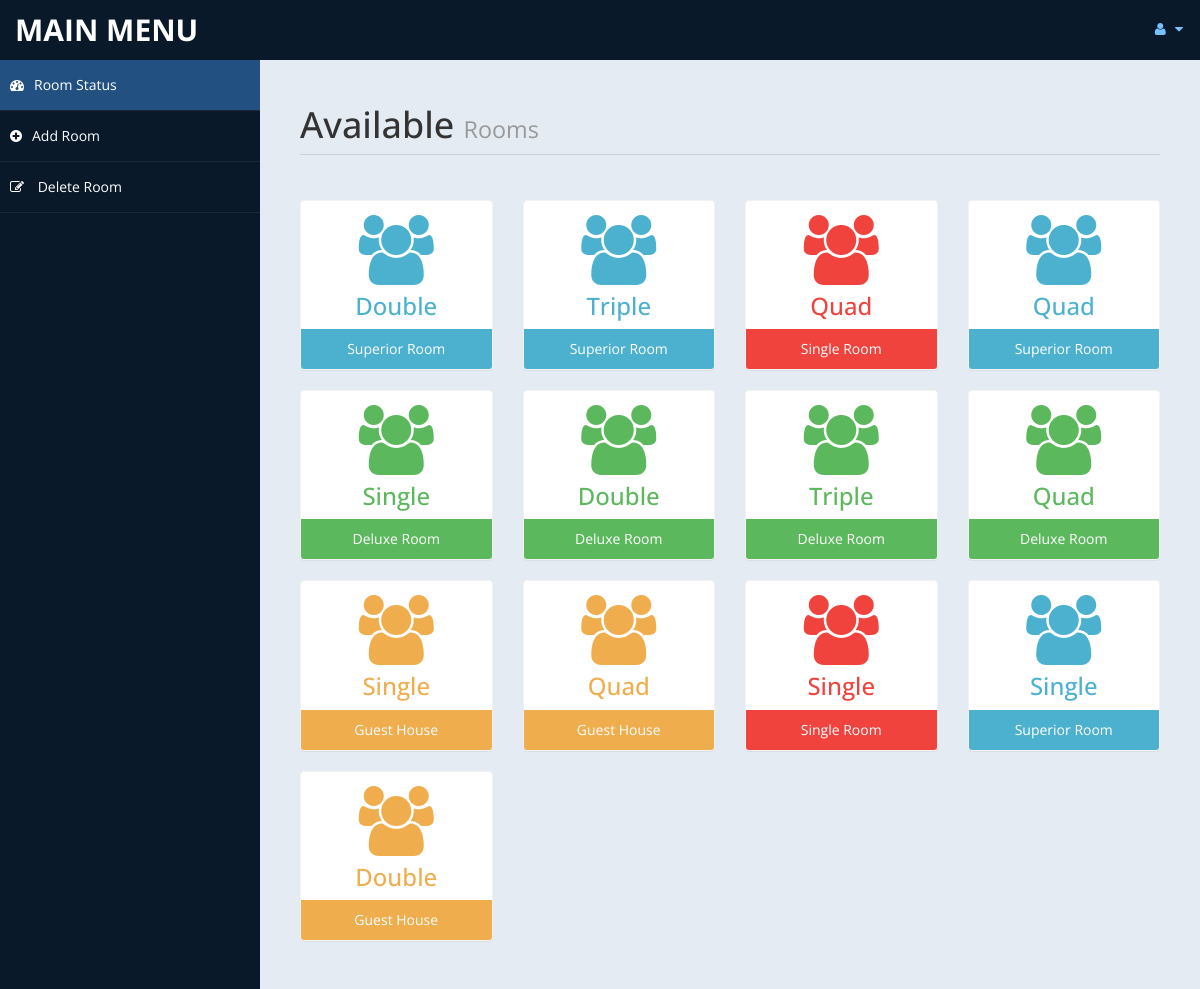
The app's page /admin/settings.php (signed in) with its own data.
### tables this page shows
CREATE TABLE `room` (
  `id` int(10) UNSIGNED NOT NULL,
  `type` varchar(15) DEFAULT NULL,
  `bedding` varchar(10) DEFAULT NULL,
  `place` varchar(10) DEFAULT NULL,
  `cusid` int(11) DEFAULT NULL
);

### admin/settings.php (the view, shortened to what this page needs)
<!DOCTYPE html>
<html xmlns="http://www.w3.org/1999/xhtml">
<head>
    <link href="assets/css/bootstrap.css" rel="stylesheet" />
    <link href="assets/css/font-awesome.css" rel="stylesheet" />
    <link href="assets/css/custom-styles.css" rel="stylesheet" />
</head>
<body>
    <div id="wrapper">
        <nav class="navbar navbar-default top-navbar" role="navigation">
            <div class="navbar-header">
                <a class="navbar-brand" href="home.php">MAIN MENU </a>
            </div>
            <ul class="nav navbar-top-links navbar-right">
                <li class="dropdown">
                    <a class="dropdown-toggle" data-toggle="dropdown" href="#" aria-expanded="false">
                        <i class="fa fa-user fa-fw"></i> <i class="fa fa-caret-down"></i>
                    </a>
                </li>
            </ul>
        </nav>
        <nav class="navbar-default navbar-side" role="navigation">
            <div class="sidebar-collapse">
                <ul class="nav" id="main-menu">
                    <li>
                        <a class="active-menu" href="settings.php"><i class="fa fa-dashboard"></i>Room Status</a>
                    </li>
					<li>
                        <a  href="room.php"><i class="fa fa-plus-circle"></i>Add Room</a>
                    </li>
                    <li>
                        <a   href="roomdel.php"><i class="fa fa-pencil-square-o"></i> Delete Room</a>
                    </li>
            </div>
        </nav>
        <div id="page-wrapper" >
            <div id="page-inner">
			 <div class="row">
                    <div class="col-md-12">
                        <h1 class="page-header">
                           Available <small> Rooms</small>
                        </h1>
                    </div>
                </div>
            <?php
						include ('db.php');
						$sql = "select * from room";
						$re = mysqli_query($con,$sql)
				?>
                <div class="row">
				<?php
										while($row= mysqli_fetch_array($re))
										{
												$id = $row['type'];
											if($id == "Superior Room")
											{
												echo"<div class='col-md-3 col-sm-12 col-xs-12'>
													<div class='panel panel-primary text-center no-boder bg-color-blue'>
														<div class='panel-body'>
															<i class='fa fa-users fa-5x'></i>
															<h3>".$row['bedding']."</h3>
														</div>
														<div class='panel-footer back-footer-blue'>
															".$row['type']."
														</div>
													</div>
												</div>";
											}
											else if ($id == "Deluxe Room")
											{
												echo"<div class='col-md-3 col-sm-12 col-xs-12'>
													<div class='panel panel-primary text-center no-boder bg-color-green'>
														<div class='panel-body'>
															<i class='fa fa-users fa-5x'></i>
															<h3>".$row['bedding']."</h3>
														</div>
														<div class='panel-footer back-footer-green'>
															".$row['type']."
														</div>
													</div>
												</div>";
											}
											else if($id =="Guest House")
											{
												echo"<div class='col-md-3 col-sm-12 col-xs-12'>
													<div class='panel panel-primary text-center no-boder bg-color-brown'>
														<div class='panel-body'>
															<i class='fa fa-users fa-5x'></i>
															<h3>".$row['bedding']."</h3>
														</div>
														<div class='panel-footer back-footer-brown'>
															".$row['type']."
														</div>
													</div>
												</div>";
											}
											else if($id =="Single Room")
											{
												echo"<div class='col-md-3 col-sm-12 col-xs-12'>
													<div class='panel panel-primary text-center no-boder bg-color-red'>
														<div class='panel-body'>
															<i class='fa fa-users fa-5x'></i>
															<h3>".$row['bedding']."</h3>
														</div>
														<div class='panel-footer back-footer-red'>
															".$row['type']."
														</div>
													</div>
												</div>";
											}
										}
									?>
                </div>
            </div>
        </div>
</body>
</html>

### admin/assets/css/custom-styles.css (style rules this page uses)
body { font-family: 'Open Sans', sans-serif; }
#wrapper { width: 100%; background:#09192A; }
#page-wrapper { padding: 15px 15px; min-height: 600px; background:#E5EBF2; }
#page-inner { width:100%; margin:10px 20px 10px 0px; background-color:transparent; padding:10px; min-height:1200px; }
.text-center { text-align:center; }
.no-boder { border:1px solid #f3f3f3; }
h1, .h1, h2, .h2, h3, .h3 { margin-top: 7px; margin-bottom: -5px; }
.page-header { padding-bottom: 9px; margin: 10px 0 45px; border-bottom: 1px solid #C7D1DD; }
.bg-color-green { background-color: #fff; color: #5cb85c; }
.bg-color-blue { background-color: #fff; color: #4CB1CF }
.bg-color-red { background-color: #fff; color:#F0433D; }
.bg-color-brown { background-color: #fff; color:#f0ad4e; }
.back-footer-green { background-color: #5cb85c; color:#fff; border-top: 0px solid #fff; }
.back-footer-red { background-color: #F0433D; color:#fff; border-top: 0px solid #fff; }
.back-footer-blue { background-color: #4CB1CF; color:#fff; border-top: 0px solid #fff; }
.back-footer-brown { background-color: #f0ad4e; color:#fff; border-top: 0px solid #fff; }
.top-navbar { margin:0px; }
.top-navbar .navbar-brand { color: #fff; width: 260px; text-align: left; height: 60px; font-size: 30px; font-weight: 700; text-transform: uppercase; line-height: 30px; }
.top-navbar .nav > li { position: relative; display: inline-block; }
.top-navbar .nav > li > a { position: relative; display: block; padding: 19px 15px; color: #77C0FD; }
.active-menu { background-color:#225081!important; }
.sidebar-collapse , .sidebar-collapse .nav { background:none; }
.sidebar-collapse .nav { padding:0; }
.sidebar-collapse .nav > li > a { color:#fff; background:transparent; text-shadow:none; }
.sidebar-collapse > .nav > li > a { padding:15px 10px; }
.sidebar-collapse > .nav > li { border-bottom: 1px solid rgba(107, 108, 109, 0.19); }
.navbar-side { border:none; background-color: transparent; }
.top-navbar { background:#09192A; border-bottom:none; }
.top-navbar .nav > li > a > i { margin-right: 2px; }
.navbar-default { border:0px solid black; }
.navbar-header { background: #09192A; }
.nav > li > a > i { margin-right:10px; }
@media (min-width:768px) { #page-wrapper { margin: 0 0 0 260px; padding: 15px 30px; min-height: 1200px; } }
@media (min-width:768px) { .navbar-side { z-index: 1; position: absolute; width: 260px; } }
@media (min-width:768px) { .navbar { border-radius: 0px; } }

### records on screen
room: bedding "Double", type "Superior Room"
room: bedding "Triple", type "Superior Room"
room: bedding "Quad", type "Single Room"
room: bedding "Quad", type "Superior Room"
room: bedding "Single", type "Deluxe Room"
room: bedding "Double", type "Deluxe Room"
room: bedding "Triple", type "Deluxe Room"
room: bedding "Quad", type "Deluxe Room"
room: bedding "Single", type "Guest House"
room: bedding "Quad", type "Guest House"
room: bedding "Single", type "Single Room"
room: bedding "Single", type "Superior Room"
room: bedding "Double", type "Guest House"
